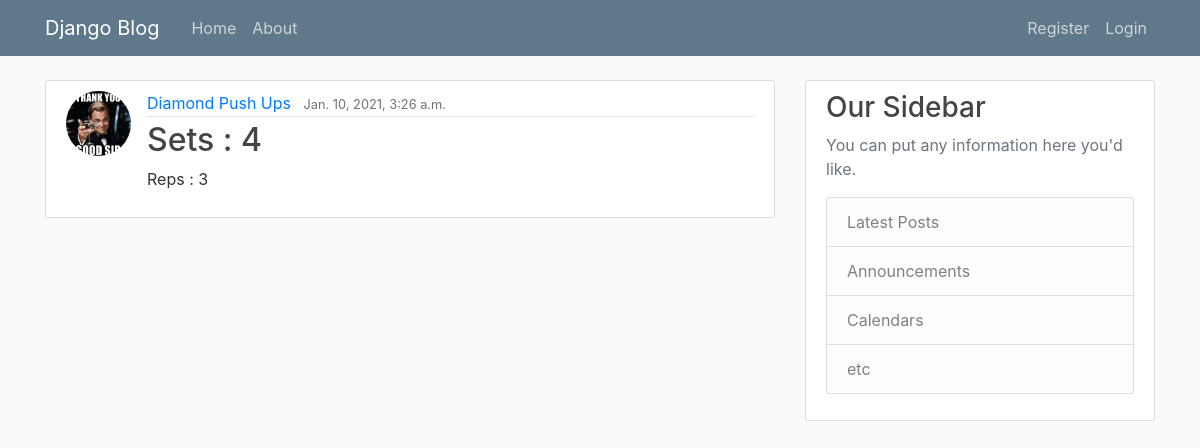
Screenshot of /post/7/ with the database file from the repository.
### workoutlog/models.py (models this page shows, shortened)
class Workout(models.Model):
    workoutname = models.CharField(max_length=100)
    sets = models.IntegerField()
    reps = models.IntegerField()
    date_posted = models.DateTimeField(default=timezone.now)
    author = models.ForeignKey(User,on_delete=models.CASCADE)

### users/models.py (models this page shows, shortened)
class Profile(models.Model):
    user = models.OneToOneField(User, on_delete=models.CASCADE)
    image = models.ImageField(default='default.jpg',upload_to='profile_pics')

### workoutlog/views.py (the view)
# urls.py: path('post/<int:pk>/', WorkoutDetailView.as_view(), name ='workoutlog-detail'),
class WorkoutDetailView(DetailView):
    model = Workout

### workoutlog/templates/workoutlog/workout_detail.html (shortened to what this page needs)
{% extends "workoutlog/base.html" %}
{% block content %}
    <article class="media content-section">
          <img class ="rounded-circle article-img" src="{{ object.author.profile.image.url }}">
          <div class="media-body">
            <div class="article-metadata">
              <a class="mr-2" href="#">{{ object.workoutname }}</a>
              <small class="text-muted">{{ object.date_posted }}</small>
            </div>
            <h2 class="article-title"> Sets : {{ object.sets }} </h2>
            <p class="article-content">Reps : {{ object.reps }}</p>
          </div>
    </article>
{% endblock content %}

### workoutlog/static/workoutlog/main.css (style rules this page uses)
body { background: #fafafa; color: #333333; margin-top: 5rem; }
h1, h2, h3, h4, h5, h6 { color: #444444; }
.content-section { background: #ffffff; padding: 10px 20px; border: 1px solid #dddddd; border-radius: 3px; margin-bottom: 20px; }
.article-title { color: #444444; }
.article-content { white-space: pre-line; }
.article-img { height: 65px; width: 65px; margin-right: 16px; }
.article-metadata { padding-bottom: 1px; margin-bottom: 4px; border-bottom: 1px solid #e3e3e3 }

### rows the page displays
Workout: author.profile.image (picture), workoutname "Diamond Push Ups", date_posted "Jan. 10, 2021, 3:26 a.m.", sets "4", reps "3"
